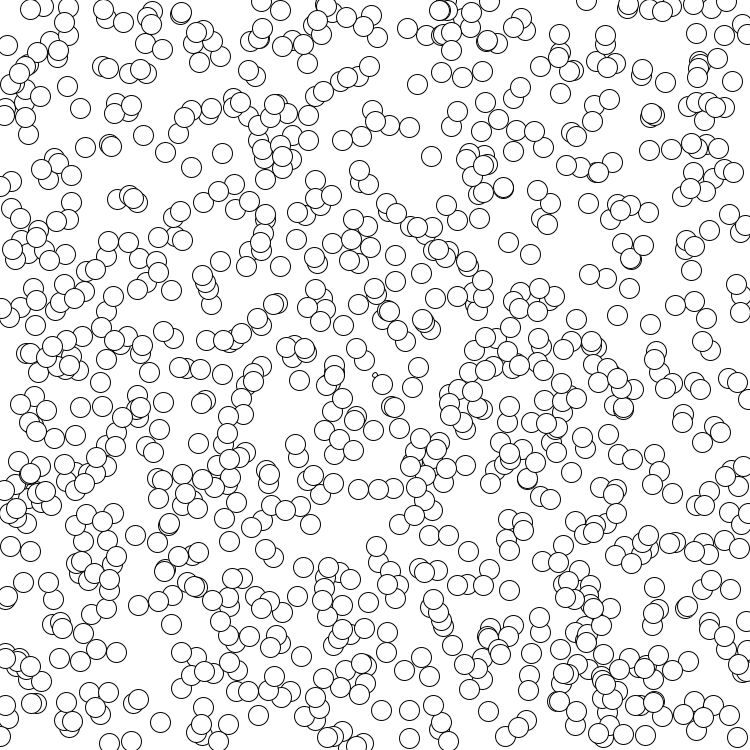
Frame 1 (no input)
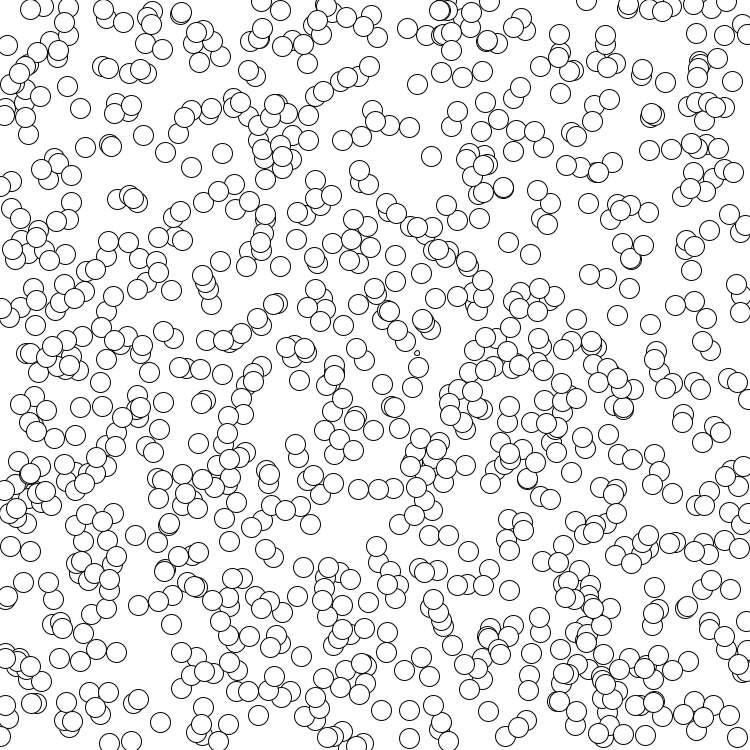
Frame 60 (the mouse pressed at the canvas centre just before this capture)
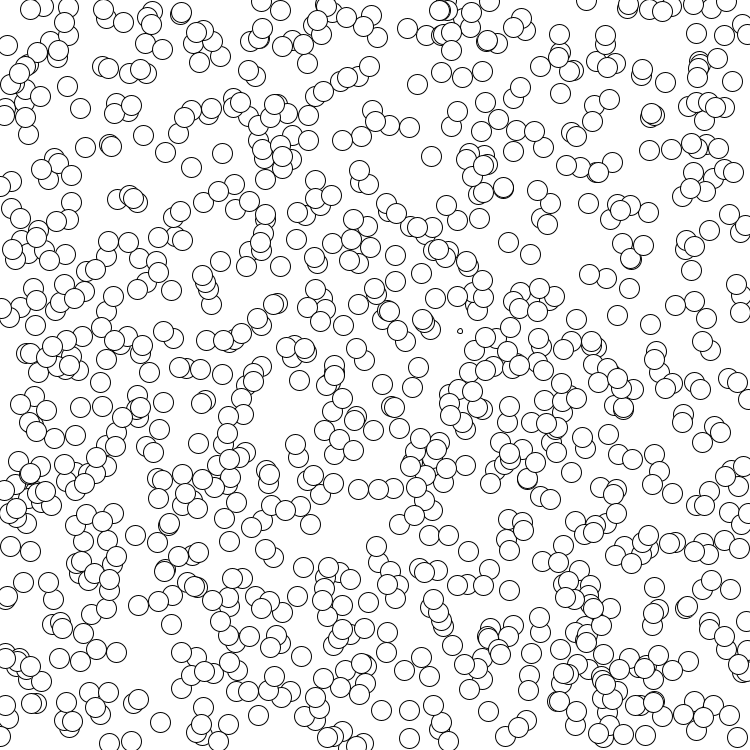
Frame 120 (the mouse held since frame 60 and released just before this capture)

The Processing sketch that drew these frames (run headless with seeded random() and noise(); from frame 60 on, the mouse is pressed at the canvas centre):

// Processing sketch: processing_179302
// ── processing_179302.pde


Cell[] myCells = new Cell[1000];

void setup() {
  size(750, 750);
  for (int i = 0; i < myCells.length; i ++) {
    myCells[i] = new Cell();
  }

  myCells[1].location.set(375,375); 

  myCells[1].isseed = true ;
}

void draw() {
  background(255);
  for (int i=0; i< myCells.length; i++) {
    myCells[i].display();
    myCells[i].update();
  }
  myCells[0].isseed = false;    
 



  for (int i=0; i<myCells.length; i++) {
    if (myCells[i].isseed == false) {
      for (int j=0; j<myCells.length; j++) {
        if (myCells[j].isseed == true) {
          float d;
          d = PVector.dist(myCells[i].location, myCells[j].location);
          if (d < 8) {  //d=5 neutrons must have a direct hit to cause a fission reaction
            myCells[i].isseed = true;

          }
        }
      }
    }
    

  }
}


class Cell{
  
  PVector location = new PVector();
  PVector velocity = new PVector();
  float dia; //neutron diameter
  public boolean isseed;
  float lineweight;
   float randomx = random(-1,1); // random direction to apply to new neutrons after collision
   float randomy = random(-1,1);
   float atomdia;  //atom diameter larger than neutron

  
  Cell(){
  
    location = new PVector(random(750), random(750));
    dia = 5;
    atomdia = 20;
    isseed = false;
  }
  
  void display(){
    stroke(lineweight);
    if(isseed == true){
          ellipse(location.x, location.y, dia,dia);

      //fill(255,0,0);
    velocity = new PVector(randomx,randomy); //gives neutrons random movement direction
                  location.add(velocity);

    }
    if(isseed == false){
        ellipse(location.x, location.y, atomdia,atomdia); //atoms 
      fill(255);

    }

  }
  void update(){
    if(isseed == false){
    velocity = new PVector(random(-0,0),random(-0,0));
    location.add(velocity);

    }
    
  }
  
  

}
